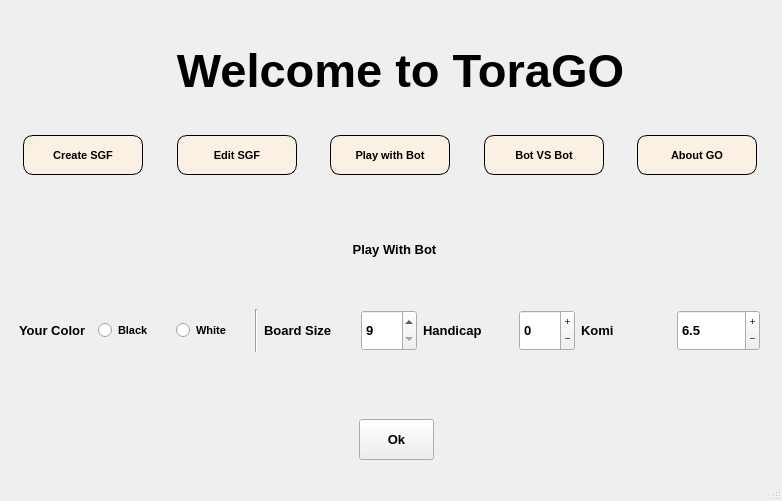
<?xml version="1.0" encoding="UTF-8"?>
<ui version="4.0">
 <class>MainWindow</class>
 <widget class="QMainWindow" name="MainWindow">
  <property name="geometry">
   <rect>
    <x>0</x>
    <y>0</y>
    <width>782</width>
    <height>501</height>
   </rect>
  </property>
  <property name="maximumSize">
   <size>
    <width>798</width>
    <height>613</height>
   </size>
  </property>
  <property name="windowTitle">
   <string>MainWindow</string>
  </property>
  <widget class="QWidget" name="centralwidget">
   <widget class="QWidget" name="widget_MenuButtons" native="true">
    <property name="geometry">
     <rect>
      <x>10</x>
      <y>120</y>
      <width>761</width>
      <height>71</height>
     </rect>
    </property>
    <property name="minimumSize">
     <size>
      <width>761</width>
      <height>71</height>
     </size>
    </property>
    <property name="maximumSize">
     <size>
      <width>761</width>
      <height>71</height>
     </size>
    </property>
    <layout class="QHBoxLayout" name="horizontalLayout_2">
     <item alignment="Qt::AlignHCenter">
      <widget class="QPushButton" name="pushButton">
       <property name="minimumSize">
        <size>
         <width>120</width>
         <height>40</height>
        </size>
       </property>
       <property name="maximumSize">
        <size>
         <width>120</width>
         <height>40</height>
        </size>
       </property>
       <property name="font">
        <font>
         <family>MS Shell Dlg 2</family>
         <pointsize>8</pointsize>
         <weight>75</weight>
         <bold>true</bold>
        </font>
       </property>
       <property name="styleSheet">
        <string notr="true">border: 1px solid black;
border-radius: 10px;
background: rgba(255, 241, 224, 180)</string>
       </property>
       <property name="text">
        <string>Create SGF</string>
       </property>
      </widget>
     </item>
     <item alignment="Qt::AlignHCenter">
      <widget class="QPushButton" name="pushButton_2">
       <property name="minimumSize">
        <size>
         <width>120</width>
         <height>40</height>
        </size>
       </property>
       <property name="maximumSize">
        <size>
         <width>120</width>
         <height>40</height>
        </size>
       </property>
       <property name="font">
        <font>
         <family>MS Shell Dlg 2</family>
         <pointsize>8</pointsize>
         <weight>75</weight>
         <bold>true</bold>
        </font>
       </property>
       <property name="styleSheet">
        <string notr="true">border: 1px solid black;
border-radius: 10px;
background: rgba(255, 241, 224, 180)</string>
       </property>
       <property name="text">
        <string>Edit SGF</string>
       </property>
      </widget>
     </item>
     <item alignment="Qt::AlignHCenter">
      <widget class="QPushButton" name="pushButton_7">
       <property name="minimumSize">
        <size>
         <width>120</width>
         <height>40</height>
        </size>
       </property>
       <property name="maximumSize">
        <size>
         <width>120</width>
         <height>40</height>
        </size>
       </property>
       <property name="font">
        <font>
         <family>MS Shell Dlg 2</family>
         <pointsize>8</pointsize>
         <weight>75</weight>
         <bold>true</bold>
        </font>
       </property>
       <property name="styleSheet">
        <string notr="true">border: 1px solid black;
border-radius: 10px;
background: rgba(255, 241, 224, 180)</string>
       </property>
       <property name="text">
        <string>Play with Bot</string>
       </property>
      </widget>
     </item>
     <item alignment="Qt::AlignHCenter">
      <widget class="QPushButton" name="pushButton_BotVBot">
       <property name="minimumSize">
        <size>
         <width>120</width>
         <height>40</height>
        </size>
       </property>
       <property name="maximumSize">
        <size>
         <width>120</width>
         <height>40</height>
        </size>
       </property>
       <property name="font">
        <font>
         <family>MS Shell Dlg 2</family>
         <pointsize>8</pointsize>
         <weight>75</weight>
         <bold>true</bold>
        </font>
       </property>
       <property name="cursor">
        <cursorShape>PointingHandCursor</cursorShape>
       </property>
       <property name="focusPolicy">
        <enum>Qt::ClickFocus</enum>
       </property>
       <property name="styleSheet">
        <string notr="true">border: 1px solid black;
border-radius: 10px;
background: rgba(255, 241, 224, 180)</string>
       </property>
       <property name="text">
        <string>Bot VS Bot</string>
       </property>
       <property name="checkable">
        <bool>false</bool>
       </property>
       <property name="autoDefault">
        <bool>true</bool>
       </property>
       <property name="default">
        <bool>true</bool>
       </property>
      </widget>
     </item>
     <item alignment="Qt::AlignHCenter">
      <widget class="QPushButton" name="pushButton_9">
       <property name="minimumSize">
        <size>
         <width>120</width>
         <height>40</height>
        </size>
       </property>
       <property name="maximumSize">
        <size>
         <width>120</width>
         <height>40</height>
        </size>
       </property>
       <property name="font">
        <font>
         <family>MS Shell Dlg 2</family>
         <pointsize>8</pointsize>
         <weight>75</weight>
         <bold>true</bold>
        </font>
       </property>
       <property name="styleSheet">
        <string notr="true">border: 1px solid black;
border-radius: 10px;
background: rgba(255, 241, 224, 180)</string>
       </property>
       <property name="text">
        <string>About GO</string>
       </property>
      </widget>
     </item>
    </layout>
   </widget>
   <widget class="QLabel" name="label">
    <property name="geometry">
     <rect>
      <x>0</x>
      <y>0</y>
      <width>801</width>
      <height>141</height>
     </rect>
    </property>
    <property name="minimumSize">
     <size>
      <width>801</width>
      <height>141</height>
     </size>
    </property>
    <property name="maximumSize">
     <size>
      <width>801</width>
      <height>141</height>
     </size>
    </property>
    <property name="font">
     <font>
      <family>MS Shell Dlg 2</family>
      <pointsize>35</pointsize>
      <weight>75</weight>
      <bold>true</bold>
     </font>
    </property>
    <property name="text">
     <string>Welcome to ToraGO</string>
    </property>
    <property name="scaledContents">
     <bool>true</bool>
    </property>
    <property name="alignment">
     <set>Qt::AlignCenter</set>
    </property>
   </widget>
   <widget class="QStackedWidget" name="stackedWidget">
    <property name="geometry">
     <rect>
      <x>19</x>
      <y>209</y>
      <width>751</width>
      <height>341</height>
     </rect>
    </property>
    <property name="minimumSize">
     <size>
      <width>751</width>
      <height>341</height>
     </size>
    </property>
    <property name="maximumSize">
     <size>
      <width>751</width>
      <height>341</height>
     </size>
    </property>
    <property name="font">
     <font>
      <family>MS Shell Dlg 2</family>
      <pointsize>10</pointsize>
      <weight>75</weight>
      <bold>true</bold>
     </font>
    </property>
    <property name="currentIndex">
     <number>2</number>
    </property>
    <widget class="QWidget" name="page_Hello">
     <widget class="QLabel" name="label_7">
      <property name="geometry">
       <rect>
        <x>250</x>
        <y>110</y>
        <width>251</width>
        <height>41</height>
       </rect>
      </property>
      <property name="text">
       <string>Prima Pagina</string>
      </property>
     </widget>
    </widget>
    <widget class="QWidget" name="page_CreateSGF">
     <widget class="QLabel" name="label_CreateSGF">
      <property name="geometry">
       <rect>
        <x>10</x>
        <y>10</y>
        <width>731</width>
        <height>41</height>
       </rect>
      </property>
      <property name="minimumSize">
       <size>
        <width>731</width>
        <height>41</height>
       </size>
      </property>
      <property name="maximumSize">
       <size>
        <width>731</width>
        <height>41</height>
       </size>
      </property>
      <property name="text">
       <string>Create SGF </string>
      </property>
      <property name="scaledContents">
       <bool>true</bool>
      </property>
      <property name="alignment">
       <set>Qt::AlignCenter</set>
      </property>
      <property name="wordWrap">
       <bool>true</bool>
      </property>
     </widget>
     <widget class="QPushButton" name="pushButton_CreateOk">
      <property name="geometry">
       <rect>
        <x>340</x>
        <y>200</y>
        <width>75</width>
        <height>41</height>
       </rect>
      </property>
      <property name="text">
       <string>Ok</string>
      </property>
     </widget>
     <widget class="QWidget" name="">
      <property name="geometry">
       <rect>
        <x>240</x>
        <y>90</y>
        <width>498</width>
        <height>43</height>
       </rect>
      </property>
      <layout class="QHBoxLayout" name="horizontalLayout">
       <item>
        <widget class="QLabel" name="label_4">
         <property name="minimumSize">
          <size>
           <width>91</width>
           <height>41</height>
          </size>
         </property>
         <property name="maximumSize">
          <size>
           <width>91</width>
           <height>41</height>
          </size>
         </property>
         <property name="text">
          <string>Board Size</string>
         </property>
        </widget>
       </item>
       <item>
        <widget class="QSpinBox" name="spinBox_BoardSize">
         <property name="minimumSize">
          <size>
           <width>56</width>
           <height>41</height>
          </size>
         </property>
         <property name="maximumSize">
          <size>
           <width>56</width>
           <height>41</height>
          </size>
         </property>
         <property name="font">
          <font>
           <family>MS Shell Dlg 2</family>
           <pointsize>10</pointsize>
           <weight>75</weight>
           <bold>true</bold>
          </font>
         </property>
         <property name="cursor">
          <cursorShape>PointingHandCursor</cursorShape>
         </property>
         <property name="readOnly">
          <bool>false</bool>
         </property>
         <property name="buttonSymbols">
          <enum>QAbstractSpinBox::UpDownArrows</enum>
         </property>
         <property name="specialValueText">
          <string/>
         </property>
         <property name="minimum">
          <number>9</number>
         </property>
         <property name="maximum">
          <number>19</number>
         </property>
         <property name="singleStep">
          <number>4</number>
         </property>
         <property name="stepType">
          <enum>QAbstractSpinBox::DefaultStepType</enum>
         </property>
        </widget>
       </item>
       <item>
        <widget class="QLabel" name="label_5">
         <property name="minimumSize">
          <size>
           <width>90</width>
           <height>41</height>
          </size>
         </property>
         <property name="maximumSize">
          <size>
           <width>90</width>
           <height>41</height>
          </size>
         </property>
         <property name="text">
          <string>Handicap</string>
         </property>
        </widget>
       </item>
       <item>
        <widget class="QSpinBox" name="spinBox_Handicap">
         <property name="minimumSize">
          <size>
           <width>56</width>
           <height>41</height>
          </size>
         </property>
         <property name="maximumSize">
          <size>
           <width>56</width>
           <height>41</height>
          </size>
         </property>
         <property name="cursor">
          <cursorShape>PointingHandCursor</cursorShape>
         </property>
         <property name="mouseTracking">
          <bool>true</bool>
         </property>
         <property name="contextMenuPolicy">
          <enum>Qt::ActionsContextMenu</enum>
         </property>
         <property name="wrapping">
          <bool>true</bool>
         </property>
         <property name="buttonSymbols">
          <enum>QAbstractSpinBox::PlusMinus</enum>
         </property>
         <property name="suffix">
          <string/>
         </property>
        </widget>
       </item>
       <item>
        <widget class="QLabel" name="label_6">
         <property name="minimumSize">
          <size>
           <width>90</width>
           <height>41</height>
          </size>
         </property>
         <property name="maximumSize">
          <size>
           <width>90</width>
           <height>41</height>
          </size>
         </property>
         <property name="text">
          <string>Komi </string>
         </property>
        </widget>
       </item>
       <item>
        <widget class="QDoubleSpinBox" name="doubleSpinBox_Komi">
         <property name="minimumSize">
          <size>
           <width>83</width>
           <height>41</height>
          </size>
         </property>
         <property name="maximumSize">
          <size>
           <width>83</width>
           <height>41</height>
          </size>
         </property>
         <property name="font">
          <font>
           <family>MS Shell Dlg 2</family>
           <pointsize>10</pointsize>
           <weight>75</weight>
           <bold>true</bold>
           <kerning>true</kerning>
          </font>
         </property>
         <property name="cursor">
          <cursorShape>PointingHandCursor</cursorShape>
         </property>
         <property name="focusPolicy">
          <enum>Qt::ClickFocus</enum>
         </property>
         <property name="contextMenuPolicy">
          <enum>Qt::NoContextMenu</enum>
         </property>
         <property name="acceptDrops">
          <bool>false</bool>
         </property>
         <property name="autoFillBackground">
          <bool>true</bool>
         </property>
         <property name="inputMethodHints">
          <set>Qt::ImhPreferNumbers</set>
         </property>
         <property name="wrapping">
          <bool>true</bool>
         </property>
         <property name="buttonSymbols">
          <enum>QAbstractSpinBox::PlusMinus</enum>
         </property>
         <property name="decimals">
          <number>1</number>
         </property>
         <property name="minimum">
          <double>-1444.000000000000000</double>
         </property>
         <property name="maximum">
          <double>1444.000000000000000</double>
         </property>
         <property name="value">
          <double>6.500000000000000</double>
         </property>
        </widget>
       </item>
      </layout>
     </widget>
     <widget class="QWidget" name="">
      <property name="geometry">
       <rect>
        <x>20</x>
        <y>60</y>
        <width>203</width>
        <height>106</height>
       </rect>
      </property>
      <layout class="QVBoxLayout" name="verticalLayout">
       <item>
        <widget class="QLabel" name="label_WhiteName">
         <property name="minimumSize">
          <size>
           <width>201</width>
           <height>19</height>
          </size>
         </property>
         <property name="maximumSize">
          <size>
           <width>201</width>
           <height>19</height>
          </size>
         </property>
         <property name="font">
          <font>
           <family>MS Shell Dlg 2</family>
           <pointsize>10</pointsize>
           <weight>75</weight>
           <bold>true</bold>
          </font>
         </property>
         <property name="text">
          <string>White Player's Name</string>
         </property>
        </widget>
       </item>
       <item>
        <widget class="QLineEdit" name="lineEdit_WhiteName">
         <property name="minimumSize">
          <size>
           <width>201</width>
           <height>24</height>
          </size>
         </property>
         <property name="maximumSize">
          <size>
           <width>201</width>
           <height>24</height>
          </size>
         </property>
         <property name="font">
          <font>
           <family>MS Shell Dlg 2</family>
           <pointsize>11</pointsize>
           <weight>75</weight>
           <bold>true</bold>
          </font>
         </property>
         <property name="autoFillBackground">
          <bool>false</bool>
         </property>
         <property name="styleSheet">
          <string notr="true">background: none;</string>
         </property>
         <property name="placeholderText">
          <string>White</string>
         </property>
        </widget>
       </item>
       <item>
        <widget class="QLabel" name="label_BlackName">
         <property name="minimumSize">
          <size>
           <width>201</width>
           <height>19</height>
          </size>
         </property>
         <property name="maximumSize">
          <size>
           <width>201</width>
           <height>19</height>
          </size>
         </property>
         <property name="font">
          <font>
           <family>MS Shell Dlg 2</family>
           <pointsize>10</pointsize>
           <weight>75</weight>
           <bold>true</bold>
          </font>
         </property>
         <property name="text">
          <string>Black Player's Name </string>
         </property>
        </widget>
       </item>
       <item>
        <widget class="QLineEdit" name="lineEdit_BlackName">
         <property name="minimumSize">
          <size>
           <width>201</width>
           <height>24</height>
          </size>
         </property>
         <property name="maximumSize">
          <size>
           <width>201</width>
           <height>24</height>
          </size>
         </property>
         <property name="font">
          <font>
           <family>MS Shell Dlg 2</family>
           <pointsize>11</pointsize>
           <weight>75</weight>
           <bold>true</bold>
          </font>
         </property>
         <property name="autoFillBackground">
          <bool>false</bool>
         </property>
         <property name="styleSheet">
          <string notr="true">background: none;</string>
         </property>
         <property name="placeholderText">
          <string>Black</string>
         </property>
        </widget>
       </item>
      </layout>
     </widget>
    </widget>
    <widget class="QWidget" name="page">
     <widget class="QLabel" name="label_CreateSGF_2">
      <property name="geometry">
       <rect>
        <x>10</x>
        <y>20</y>
        <width>731</width>
        <height>41</height>
       </rect>
      </property>
      <property name="minimumSize">
       <size>
        <width>731</width>
        <height>41</height>
       </size>
      </property>
      <property name="maximumSize">
       <size>
        <width>731</width>
        <height>41</height>
       </size>
      </property>
      <property name="text">
       <string>Play With Bot</string>
      </property>
      <property name="scaledContents">
       <bool>true</bool>
      </property>
      <property name="alignment">
       <set>Qt::AlignCenter</set>
      </property>
      <property name="wordWrap">
       <bool>true</bool>
      </property>
     </widget>
     <widget class="QWidget" name="layoutWidget_2">
      <property name="geometry">
       <rect>
        <x>0</x>
        <y>100</y>
        <width>741</width>
        <height>43</height>
       </rect>
      </property>
      <layout class="QHBoxLayout" name="horizontalLayout_3">
       <item>
        <widget class="QLabel" name="label_PlayerColor">
         <property name="text">
          <string>Your Color</string>
         </property>
        </widget>
       </item>
       <item>
        <widget class="QRadioButton" name="radioButton_Black">
         <property name="font">
          <font>
           <family>MS Shell Dlg 2</family>
           <pointsize>8</pointsize>
           <weight>75</weight>
           <bold>true</bold>
          </font>
         </property>
         <property name="text">
          <string>Black</string>
         </property>
        </widget>
       </item>
       <item>
        <widget class="QRadioButton" name="radioButton_White">
         <property name="font">
          <font>
           <family>MS Shell Dlg 2</family>
           <pointsize>8</pointsize>
           <weight>75</weight>
           <bold>true</bold>
          </font>
         </property>
         <property name="text">
          <string>White</string>
         </property>
        </widget>
       </item>
       <item>
        <widget class="Line" name="line">
         <property name="orientation">
          <enum>Qt::Vertical</enum>
         </property>
        </widget>
       </item>
       <item>
        <widget class="QLabel" name="label_PBoardSize">
         <property name="minimumSize">
          <size>
           <width>91</width>
           <height>41</height>
          </size>
         </property>
         <property name="maximumSize">
          <size>
           <width>91</width>
           <height>41</height>
          </size>
         </property>
         <property name="text">
          <string>Board Size</string>
         </property>
        </widget>
       </item>
       <item>
        <widget class="QSpinBox" name="spinBox_BoardSizeP">
         <property name="minimumSize">
          <size>
           <width>56</width>
           <height>41</height>
          </size>
         </property>
         <property name="maximumSize">
          <size>
           <width>56</width>
           <height>41</height>
          </size>
         </property>
         <property name="font">
          <font>
           <family>MS Shell Dlg 2</family>
           <pointsize>10</pointsize>
           <weight>75</weight>
           <bold>true</bold>
          </font>
         </property>
         <property name="cursor">
          <cursorShape>PointingHandCursor</cursorShape>
         </property>
         <property name="readOnly">
          <bool>false</bool>
         </property>
         <property name="buttonSymbols">
          <enum>QAbstractSpinBox::UpDownArrows</enum>
         </property>
         <property name="specialValueText">
          <string/>
         </property>
         <property name="minimum">
          <number>9</number>
         </property>
         <property name="maximum">
          <number>19</number>
         </property>
         <property name="singleStep">
          <number>4</number>
         </property>
         <property name="stepType">
          <enum>QAbstractSpinBox::DefaultStepType</enum>
         </property>
        </widget>
       </item>
       <item>
        <widget class="QLabel" name="label_9">
         <property name="minimumSize">
          <size>
           <width>90</width>
           <height>41</height>
          </size>
         </property>
         <property name="maximumSize">
          <size>
           <width>90</width>
           <height>41</height>
          </size>
         </property>
         <property name="text">
          <string>Handicap</string>
         </property>
        </widget>
       </item>
       <item>
        <widget class="QSpinBox" name="spinBox_HandicapP">
         <property name="minimumSize">
          <size>
           <width>56</width>
           <height>41</height>
          </size>
         </property>
         <property name="maximumSize">
          <size>
           <width>56</width>
           <height>41</height>
          </size>
         </property>
         <property name="cursor">
          <cursorShape>PointingHandCursor</cursorShape>
         </property>
         <property name="mouseTracking">
          <bool>true</bool>
         </property>
         <property name="contextMenuPolicy">
          <enum>Qt::ActionsContextMenu</enum>
         </property>
         <property name="wrapping">
          <bool>true</bool>
         </property>
         <property name="buttonSymbols">
          <enum>QAbstractSpinBox::PlusMinus</enum>
         </property>
         <property name="suffix">
          <string/>
         </property>
        </widget>
       </item>
       <item>
        <widget class="QLabel" name="label_10">
         <property name="minimumSize">
          <size>
           <width>90</width>
           <height>41</height>
          </size>
         </property>
         <property name="maximumSize">
          <size>
           <width>90</width>
           <height>41</height>
          </size>
         </property>
         <property name="text">
          <string>Komi </string>
         </property>
        </widget>
       </item>
       <item>
        <widget class="QDoubleSpinBox" name="doubleSpinBox_KomiP">
         <property name="minimumSize">
          <size>
           <width>83</width>
           <height>41</height>
          </size>
         </property>
         <property name="maximumSize">
          <size>
           <width>83</width>
           <height>41</height>
          </size>
         </property>
         <property name="font">
          <font>
           <family>MS Shell Dlg 2</family>
           <pointsize>10</pointsize>
           <weight>75</weight>
           <bold>true</bold>
           <kerning>true</kerning>
          </font>
         </property>
         <property name="cursor">
          <cursorShape>PointingHandCursor</cursorShape>
         </property>
         <property name="focusPolicy">
          <enum>Qt::ClickFocus</enum>
         </property>
         <property name="contextMenuPolicy">
          <enum>Qt::NoContextMenu</enum>
         </property>
         <property name="acceptDrops">
          <bool>false</bool>
         </property>
         <property name="autoFillBackground">
          <bool>true</bool>
         </property>
         <property name="inputMethodHints">
          <set>Qt::ImhPreferNumbers</set>
         </property>
         <property name="wrapping">
          <bool>true</bool>
         </property>
         <property name="buttonSymbols">
          <enum>QAbstractSpinBox::PlusMinus</enum>
         </property>
         <property name="decimals">
          <number>1</number>
         </property>
         <property name="minimum">
          <double>-1444.000000000000000</double>
         </property>
         <property name="maximum">
          <double>1444.000000000000000</double>
         </property>
         <property name="value">
          <double>6.500000000000000</double>
         </property>
        </widget>
       </item>
      </layout>
     </widget>
     <widget class="QPushButton" name="pushButton_PlayWithBotOk">
      <property name="geometry">
       <rect>
        <x>340</x>
        <y>210</y>
        <width>75</width>
        <height>41</height>
       </rect>
      </property>
      <property name="text">
       <string>Ok</string>
      </property>
     </widget>
    </widget>
   </widget>
  </widget>
  <widget class="QMenuBar" name="menubar">
   <property name="geometry">
    <rect>
     <x>0</x>
     <y>0</y>
     <width>782</width>
     <height>20</height>
    </rect>
   </property>
  </widget>
  <widget class="QStatusBar" name="statusbar"/>
 </widget>
 <resources/>
 <connections/>
</ui>
